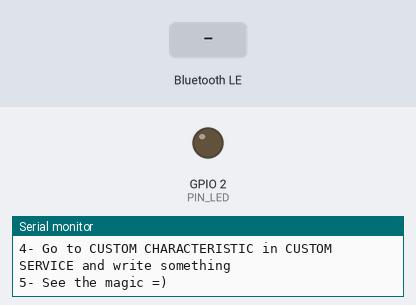
Bench run of a sketch on a simulated ESP32. Parts: output pins drawn as LEDs (lit = HIGH), the last lines printed to the serial monitor. Dashed ring = blinking. The test bench sets the inputs (shaded band). Nothing arrives over Bluetooth unless stated; a phone connects over Bluetooth LE 3 s after start.

Above: at 1.2 s.
1.3 s: Bluetooth LE write "1" received
At 1.6 s:
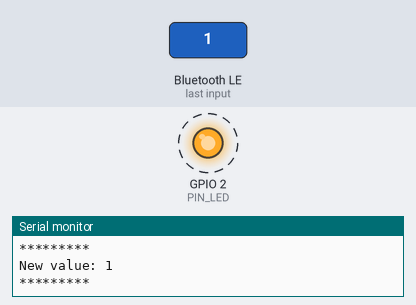
4.3 s: Bluetooth LE write "0" received
At 4.9 s:
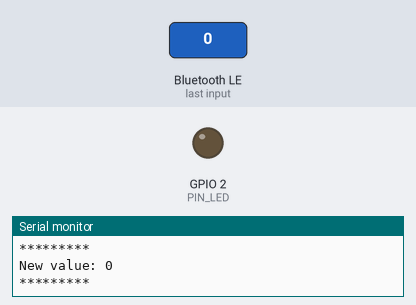
Timing chart, 0 to 7.3 s (numbered marks = the images above; inputs shaded):
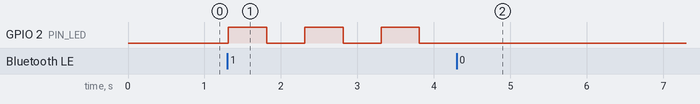

The sketch:

BLE_write.ino
```cpp
/*
    Based on Neil Kolban example for IDF: https://github.com/nkolban/esp32-snippets/blob/master/cpp_utils/tests/BLE%20Tests/SampleWrite.cpp
    Ported to Arduino ESP32 by Evandro Copercini
*/

#include <BLEDevice.h>
#include <BLEUtils.h>
#include <BLEServer.h>

// See the following for generating UUIDs:
// https://www.uuidgenerator.net/

#define SERVICE_UUID        "4fafc201-1fb5-459e-8fcc-c5c9c331914b"
#define CHARACTERISTIC_UUID "beb5483e-36e1-4688-b7f5-ea07361b26a8"
#define PIN_LED 2
int flag;
class MyCallbacks: public BLECharacteristicCallbacks {
    void onWrite(BLECharacteristic *pCharacteristic) {

      std::string value = pCharacteristic->getValue();

      if (value.length() > 0) {
        Serial.println("*********");
        Serial.print("New value: ");
        for (int i = 0; i < value.length(); i++)
          Serial.print(value[i]);
          if (value[0]== '1')
            //digitalWrite(PIN_LED,HIGH);
            flag=1;
            else
              //digitalWrite(PIN_LED,LOW);
              flag=0;
        Serial.println();
        Serial.println("*********");
      }
    }
};

void setup() {
  Serial.begin(115200);

  Serial.println("1- Download and install an BLE scanner app in your phone");
  Serial.println("2- Scan for BLE devices in the app");
  Serial.println("3- Connect to MyESP32");
  Serial.println("4- Go to CUSTOM CHARACTERISTIC in CUSTOM SERVICE and write something");
  Serial.println("5- See the magic =)");
  pinMode(PIN_LED, OUTPUT);
  // Create the BLE Device and advertise with name "PRN_xxx"
  BLEDevice::init("Ganesh");
  BLEServer *pServer = BLEDevice::createServer();

  BLEService *pService = pServer->createService(SERVICE_UUID);

  BLECharacteristic *pCharacteristic = pService->createCharacteristic(
                                         CHARACTERISTIC_UUID,
                                         BLECharacteristic::PROPERTY_READ |
                                         BLECharacteristic::PROPERTY_WRITE
                                       );

  pCharacteristic->setCallbacks(new MyCallbacks());

  pCharacteristic->setValue("Hello World");
  pService->start();

  BLEAdvertising *pAdvertising = pServer->getAdvertising();
  pAdvertising->start();
}

void loop() {
  if(flag)
  {
    digitalWrite(PIN_LED,HIGH);
    delay(500);
    digitalWrite(PIN_LED,LOW);
    delay(500);
    }
    else
    {
      digitalWrite(PIN_LED,LOW);

      }
  // put your main code here, to run repeatedly:

}
```

Measured:
- after the input at 1.3 s, GPIO 2 (PIN_LED): alternates HIGH for 0.50 s and LOW for 0.50 s, starting at once
- after the input at 4.3 s, GPIO 2 (PIN_LED): stops changing and stays LOW
